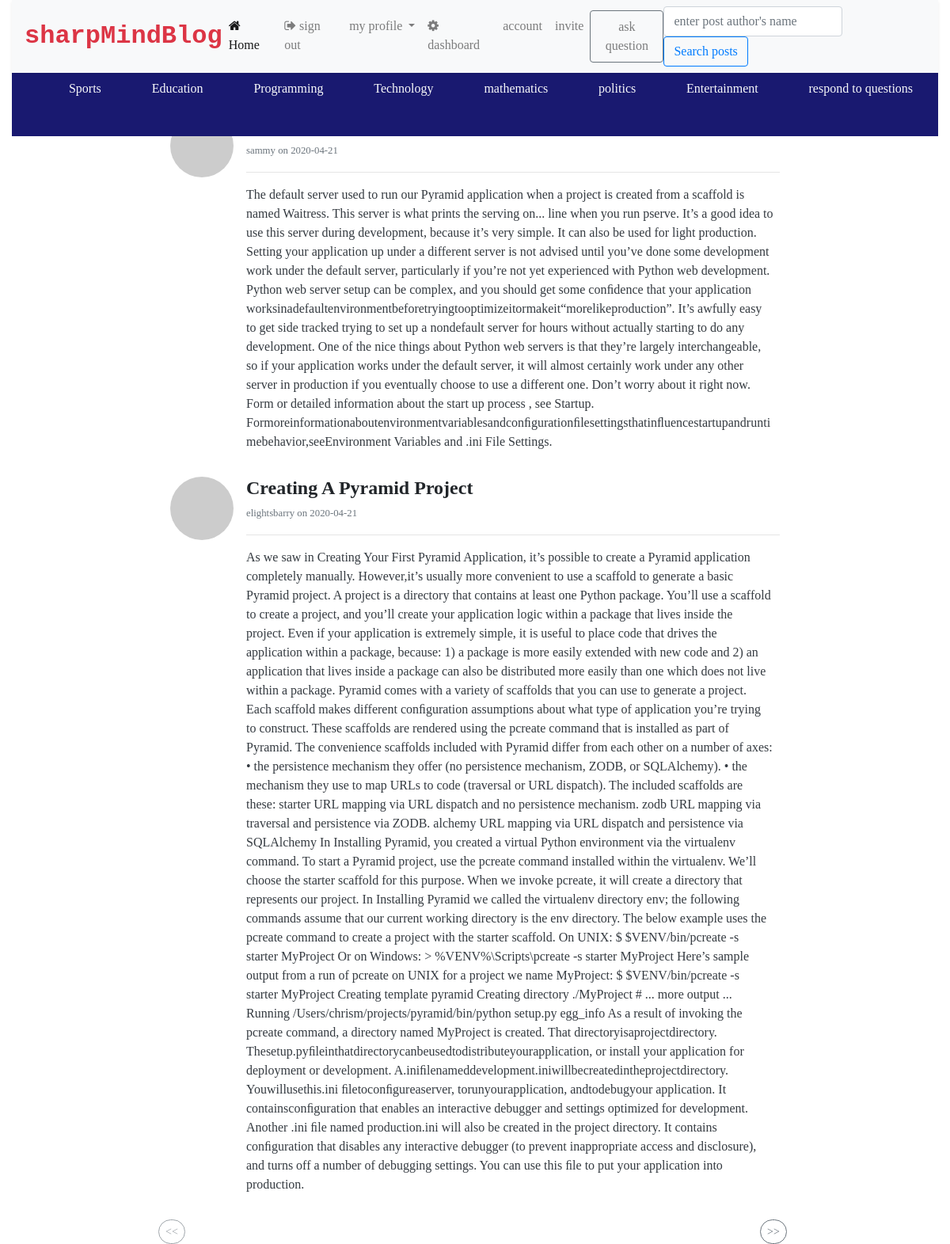
The app's page /users/posts/programming (signed in) with its own data.
### src/models/__init__.py (models this page shows, shortened)
class Posts(db.Model):
    id = db.Column(db.Integer, primary_key=True)
    title = db.Column(db.Text, nullable=False)
    post = db.Column(db.Text, nullable=False)
    date = db.Column(db.String(200), default=datetime.today().date)
    upvote = db.Column(db.Integer, default=0)
    category = db.Column(db.String, nullable=False)
    user_id = db.Column(db.ForeignKey('user.id'))

class User(db.Model):
    id = db.Column(db.Integer, primary_key=True)
    name = db.Column(db.String(200), nullable=False)
    hobby = db.Column(db.String(200), nullable=False)
    email = db.Column(db.String(200), nullable=False)
    url = db.Column(db.String(200), nullable=False)
    password = db.Column(db.String(120), nullable=False)
    Admin = db.Column(db.Boolean, default=False)
    occupation = db.Column(db.String(120), nullable=False)
    location = db.Column(db.String(120), nullable=False)
    author = db.relationship('Posts', backref='author', lazy=True)

### src/views/__init__.py (the view)
@views_blueprint.route('/posts/programming')
def programming():
    if 'username' in session:
        page = request.args.get('page', type=int)
        post = Posts.query.filter_by(category='programming').order_by(Posts.date.desc()).paginate(page=page, per_page=2)
        user = User.query.filter_by(name=session['username']).first()
        c = []
        for letter in user.email:
            c.append(letter)
        d = c[0]
        count = Posts.query.filter_by(user_id=user.id).count()
        return render_template('category/programming.html', post=post, user=user, count=count, d=d, title='programming')
    else:
        return redirect(url_for('users.login'))

### src/views/__init__.py (called while the page is built)
@views_blueprint.before_request
def before_request():
    g.user = None
    if 'username' in session:
        g.user = session['username']

### src/templates/category/programming.html (shortened to what this page needs)
{% extends "public/main.html"%} {% block body %}
<div class="container-fluid mb-5 position-absolute" style="top: 8em">
    <div class="row">
        <div class="col-lg-2">
        </div>
        <div class="col-lg-8 col-md-12">
             {%for post in post.items%}
            <ul class="list-unstyled mt-3" style="background-color: white;">
                <li class="media ">
                    <img src="https://gravatar.com/avatar/{{post.author.url}}?s=80&d=monsterid" class="mr-3 rounded-circle " alt="... ">
                    <div class="media-body">
                        <h4 class="mt-0 mb-1 text-capitalize font-weight-bold ">{{post.title}}</h4>
                        <small class="text text-muted">{{post.author.name}} on {{post.date}}</small>
                        <hr>
                        <p class="text text-dark mr-2 text-break ">{{post.post}}</p>
                    </div>
                </li>
            </ul>
            {%endfor%} {% if post.has_prev%}
            <a href="{{url_for( 'users.programming', page=post.prev_num)}} " class="btn btn-outline-secondary btn-sm" style="border-radius: 50px; position: relative; left: 0%;">&lt;&lt;</a> {%else%}
            <a href="{{url_for( 'users.programming', page=post.prev_num)}} " class="btn btn-outline-secondary btn-sm disabled" style="border-radius: 50px; position: absolute; left: 0%;">&lt;&lt;</a> {%endif%} {%if post.has_next%}
            <a href="{{url_for( 'users.programming', page=post.next_num)}} " class="btn btn-outline-secondary btn-sm " style="border-radius: 50px; position: absolute; left: 95%;">&gt;&gt;</a> {%else%}
            <a href="{{url_for( 'users.programming', page=post.next_num)}} " class="btn btn-outline-secondary btn-sm disabled " style="border-radius: 50px; position: absolute; left: 95%;">&gt;&gt;</a> {%endif%}
        </div>
        <div class="col-lg-2 ">
        </div>
    </div>
</div>
{% endblock body %}

### src/static/css/default.css (style rules this page uses)
* { font-family: Cambria, Cochin, Georgia, Times, 'Times New Roman', serif; font-size: 16px; }

### records on screen
Posts: author.name "sammy", date "2020-04-21", post "The default server used to run our Pyramid application when a project is created from a scaffold is named Waitress. This server is what prints the serving on... line when you run pserve. It’s a good idea to use this server during development, because it’s very simple. It can also be used for light production. Setting your application up under a different server is not advised until you’ve done some development work under the default server, particularly if you’re not yet experienced with Python web development. Python web server setup can be complex, and you should get some conﬁdence that your application worksinadefaultenvironmentbeforetryingtooptimizeitormakeit“morelikeproduction”. It’s…"
Posts: title "Creating A Pyramid Project", author.name "elightsbarry", date "2020-04-21", post "As we saw in Creating Your First Pyramid Application, it’s possible to create a Pyramid application completely manually. However,it’s usually more convenient to use a scaffold to generate a basic Pyramid project. A project is a directory that contains at least one Python package. You’ll use a scaffold to create a project, and you’ll create your application logic within a package that lives inside the project. Even if your application is extremely simple, it is useful to place code that drives the application within a package, because: 1) a package is more easily extended with new code and 2) an application that lives inside a package can also be distributed more easily than one which does…"
